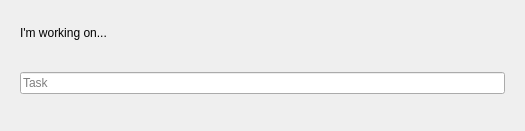
<?xml version="1.0" encoding="UTF-8"?>
<ui version="4.0">
 <class>Comment</class>
 <widget class="QWidget" name="Comment">
  <property name="geometry">
   <rect>
    <x>0</x>
    <y>0</y>
    <width>525</width>
    <height>131</height>
   </rect>
  </property>
  <property name="windowTitle">
   <string>Form</string>
  </property>
  <property name="locale">
   <locale language="English" country="UnitedStates"/>
  </property>
  <layout class="QVBoxLayout" name="verticalLayout">
   <property name="leftMargin">
    <number>20</number>
   </property>
   <property name="topMargin">
    <number>0</number>
   </property>
   <property name="rightMargin">
    <number>20</number>
   </property>
   <item>
    <widget class="QLabel" name="lbComment">
     <property name="sizePolicy">
      <sizepolicy hsizetype="Preferred" vsizetype="Fixed">
       <horstretch>0</horstretch>
       <verstretch>0</verstretch>
      </sizepolicy>
     </property>
     <property name="text">
      <string>I'm working on...</string>
     </property>
    </widget>
   </item>
   <item>
    <widget class="QLineEdit" name="leComment">
     <property name="sizePolicy">
      <sizepolicy hsizetype="Expanding" vsizetype="Fixed">
       <horstretch>0</horstretch>
       <verstretch>1</verstretch>
      </sizepolicy>
     </property>
     <property name="placeholderText">
      <string>Task</string>
     </property>
    </widget>
   </item>
  </layout>
 </widget>
 <resources/>
 <connections/>
</ui>
